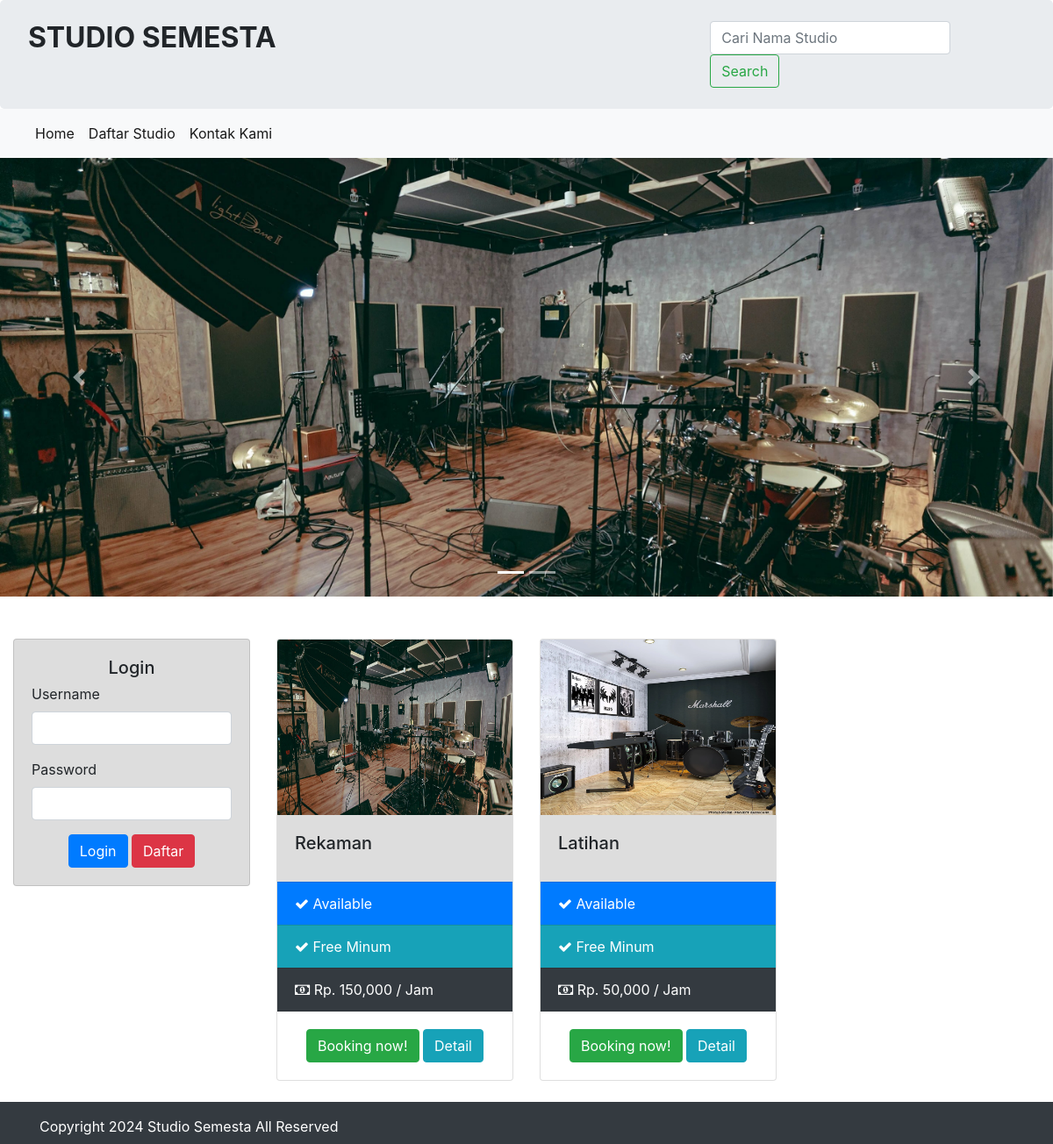
The page / on the database its author committed.
### tables this page shows
CREATE TABLE `studio` (          
  `id_studio` int(11) NOT NULL,      
  `no_studio` varchar(255) NOT NULL,  
  `jenis` varchar(255) NOT NULL,     
  `harga` int(255) NOT NULL,
  `deskripsi` varchar(255) NOT NULL,
  `status` varchar(255) NOT NULL,
  `gambar` text NOT NULL
);

### index.php (the view, shortened to what this page needs)
<?php
require 'koneksi/koneksi.php';
include 'header.php';
?>
<div id="carouselId" class="carousel slide" data-ride="carousel">
    <ol class="carousel-indicators">
        <?php
            $querystudio =  $koneksi -> query('SELECT * FROM studio ORDER BY id_studio DESC')->fetchAll();
            $no =1;
            foreach($querystudio as $isi)
            {
        ?>
        <li data-target="#carouselId" data-slide-to="<?= $no;?>" class="<?php if($no == '1'){ echo 'active';}?>"></li>
        <?php $no++;}?>
    </ol>
    <div class="carousel-inner" role="listbox">
        <?php
            $no =1;
            foreach($querystudio as $isi)
            {
        ?>
        <div class="carousel-item <?php if($no == '1'){ echo 'active';}?>">
            <img src="assets/image/<?= $isi['gambar'];?>" alt="First slide"
            class="img-fluid" style="object-fit:cover;width:100%;height:500px;">
        </div>
        <?php $no++;}?>
    </div>
    <a class="carousel-control-prev" href="#carouselId" role="button" data-slide="prev">
        <span class="carousel-control-prev-icon" aria-hidden="true"></span>
    </a>
    <a class="carousel-control-next" href="#carouselId" role="button" data-slide="next">
        <span class="carousel-control-next-icon" aria-hidden="true"></span>
    </a>
</div>
<div class="container-fluid mt-5">
    <div class="row">
        <div class="col-sm-3">
            <div class="card" style=" background: #ddd">
                <div class="card-body">
                    <?php if($_SESSION['USER']){?>
                        Selamat Datang , <?php echo $_SESSION['USER']['nama_pengguna'];?>
                        <br/>
                        <br/>
                        <center>
                            <?php if($_SESSION['USER']['level'] == 'admin'){?>
                                <a href="admin/index.php" class="btn btn-primary mb-2 btn-block">Dashboard</a>
                            <?php }else{?>
                                <a href="blog.php" class="btn btn-primary mb-2 btn-block">Booking Sekarang !</a>
                            <?php }?>
                            <a href="admin/logout.php" class="btn btn-danger text-white btn-block">
                                Logout
                            </a>
                        </center>
                    <?php }else{?>
                    <form method="post" action="koneksi/proses.php?id=login">
                        <center><h5 class="card-title">Login</h5></center>
                        <div class="form-group">
                        <label for="">Username</label>
                        <input type="text" name="user" id="" class="form-control" placeholder="" aria-describedby="helpId">
                        </div>
                        <div class="form-group">
                        <label for="">Password</label>
                        <input type="password" name="pass" id="" class="form-control" placeholder="" aria-describedby="helpId">
                        </div>
                        <center><button class="btn btn-primary">Login</button>
                        <a class="btn btn-danger text-white" data-toggle="modal" data-target="#modelId">
                            Daftar
                         </a></center>
                    </form>
                    <?php }?>
                </div>
            </div>
        </div>
        <div class="col-sm-9">
            <div class="row">
                <?php
                    $query =  $koneksi -> query('SELECT * FROM studio ORDER BY id_studio DESC')->fetchAll();
                    $no =1;
                    foreach($query as $isi)
                    {
                ?>
                <br/>
                <br/>
                <div class="col-sm-4">
                    <div class="card">
                    <img src="assets/image/<?php echo $isi['gambar'];?>" class="card-img-top" style="height:200px;">
                        <div class="card-body" style="background:#ddd">
                        <h5 class="card-title"><?php echo $isi['jenis'];?></h5>
                        </div>
                        <ul class="list-group list-group-flush">
                        <?php if($isi['status'] == 'Tersedia'){?>
                            <li class="list-group-item bg-primary text-white">
                                <i class="fa fa-check"></i> Available
                            </li>
                        <?php }else{?>
                            <li class="list-group-item bg-danger text-white">
                                <i class="fa fa-close"></i> Not Available
                            </li>
                        <?php }?>
                        <li class="list-group-item bg-info text-white"><i class="fa fa-check"></i> Free Minum</li>
                        <li class="list-group-item bg-dark text-white">
                            <i class="fa fa-money"></i> Rp. <?php echo number_format($isi['harga']);?> / Jam
                        </li>
                        </ul>
                        <div class="card-body">
                        <center><a href="booking.php?id=<?php echo $isi['id_studio'];?>" class="btn btn-success">Booking now!</a>
                        <a href="detail.php?id=<?php echo $isi['id_studio'];?>" class="btn btn-info">Detail</a></center>
                        </div>
                    </div>
                </div>
                <?php $no++;}?>
            </div>
        </div>
    </div>
    </div>
<?php
include 'footer.php';
?>

### header.php (shortened to what this page needs)
<!doctype html>
<html lang="en">
  <head>
    <link rel="stylesheet" href="assets/css/bootstrap.css" >
    <link rel="stylesheet" href="assets/css/font-awesome.css" >
  </head>
  <body>
    <div class="jumbotron pt-4 pb-4">
        <div class="row">
            <div class="col-sm-8">
                <h2><b style="text-transform:uppercase;">Studio Semesta </b></h2>
            </div>
            <div class="col-sm-4">
                <form class="form-inline" method="get" action="blog.php">
                    <input class="form-control mr-sm-2" type="search" name="cari" placeholder="Cari Nama Studio" aria-label="Search">
                    <button class="btn btn-outline-success my-2 my-sm-0" type="submit">Search</button>
                </form>
            </div>
        </div>
    </div>
    <nav class="navbar navbar-expand-lg navbar-light bg-light">
        <div class="collapse navbar-collapse" id="navbarTogglerDemo01">
            <ul class="navbar-nav mr-auto mt-2 mt-lg-0">
                <li class="nav-item active">
                    <a class="nav-link" href="index.php">Home <span class="sr-only">(current)</span></a>
                </li>
                <li class="nav-item active">
                    <a class="nav-link" href="blog.php">Daftar Studio</a>
                </li>
                <li class="nav-item active">
                    <a class="nav-link" href="kontak.php">Kontak Kami</a>
                </li>
            </ul>
        </div>
    </nav>

### footer.php (shortened to what this page needs)
    <div class="footer mt-4 bg-dark text-white pt-3 pb-2">
      <div class="container">
        Copyright <?= date('Y');?> Studio Semesta All Reserved
      </div>
    </div>
  </body>
</html>

### rows shown on the page
studio: gambar (picture), jenis "Rekaman", status "Tersedia" (drawn), harga "150,000"
studio: gambar (picture), jenis "Latihan", status "Tersedia" (drawn), harga "50,000"
